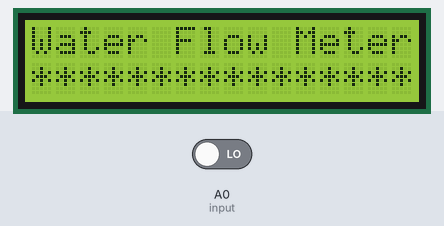
Simulated run of this sketch. Board: Arduino Uno, built with avr-gcc and run on an emulated ATmega328P. Shown: 16×2 character LCD. Inputs (shaded band) come from the test bench; at power-on: A0 (input) LOW.

Above: at 0.1 s.
At 4.1 s:
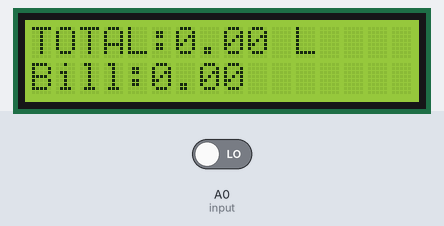

The sketch:

Aqua_flow_waterbilling.ino
```cpp
#include <LiquidCrystal.h>
LiquidCrystal lcd(7, 6, 5, 4, 3, 2);
int X;
int Y;
float TIME = 0;
float FREQUENCY = 0;
float WATER = 0;
float TOTAL = 0;
float LS = 0;
float Fine = 0;
const int input = A0;
void setup()
{
Serial.begin(9600);
lcd.begin(16, 2);
lcd.clear();
lcd.setCursor(0,0);
lcd.print("Water Flow Meter");
lcd.setCursor(0,1);
lcd.print("****************");
delay(2000);
pinMode(input,INPUT);
}
void loop()
{
X = pulseIn(input, HIGH);
Y = pulseIn(input, LOW);
TIME = X + Y;
FREQUENCY = 1000000/TIME;
WATER = FREQUENCY/7.5;
LS = WATER/60;
if(FREQUENCY >= 0)
{
if(isinf(FREQUENCY))
{
lcd.clear();
/* lcd.setCursor(0,0);
lcd.print("VOL. :0.00"); */
lcd.setCursor(0,0);
lcd.print("TOTAL:");
lcd.print( TOTAL);
lcd.print(" L");
lcd.setCursor(0,1);
lcd.print("Bill:");
lcd.print(Fine);
}
else
{
TOTAL = TOTAL + LS;
Serial.println(FREQUENCY);
lcd.clear();
/* //lcd.print("VOL.: ");
//lcd.print(WATER);
//lcd.print(" L/M"); */
lcd.setCursor(0,0);
lcd.print("TOTAL:");
lcd.print( TOTAL);
lcd.print(" Liters");
}
if(TOTAL>1 && TOTAL<2)
{
 Fine =(TOTAL - 1) *1;
 lcd.setCursor(0,1);
 lcd.print("Bill:");
 lcd.print(Fine);
 lcd.print(" Rupees");
} else if(TOTAL>2 && TOTAL<3)
{
   Fine =(TOTAL - 1) *2;
   lcd.setCursor(0,1);
   lcd.print("Bill:");
   lcd.print(Fine);
   lcd.print(" Rupees");
}
else if(TOTAL>3)
{
   Fine =(TOTAL - 1) *5;
   lcd.setCursor(0,1);
   lcd.print("Bill:");
   lcd.print(Fine);
   lcd.print(" Rupees");
}
else
{
  lcd.print("");
}
}
delay(1000);
}
```
